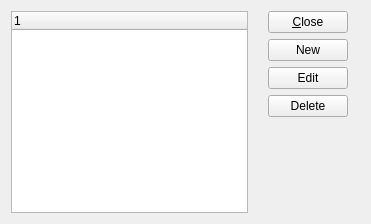
<?xml version="1.0" encoding="UTF-8"?>
<ui version="4.0">
 <comment>This file is part of the xTuple ERP: PostBooks Edition, a free and
open source Enterprise Resource Planning software suite,
Copyright (c) 1999-2014 by OpenMFG LLC, d/b/a xTuple.
It is licensed to you under the Common Public Attribution License
version 1.0, the full text of which (including xTuple-specific Exhibits)
is available at www.xtuple.com/CPAL.  By using this software, you agree
to be bound by its terms.</comment>
 <class>qreleasecodes</class>
 <widget class="QWidget" name="qreleasecodes">
  <property name="geometry">
   <rect>
    <x>0</x>
    <y>0</y>
    <width>371</width>
    <height>224</height>
   </rect>
  </property>
  <property name="windowTitle">
   <string>Quality Release Codes</string>
  </property>
  <layout class="QGridLayout" name="gridLayout">
   <item row="1" column="1">
    <layout class="QHBoxLayout" name="horizontalLayout_2">
     <item>
      <layout class="QVBoxLayout" name="verticalLayout">
       <property name="leftMargin">
        <number>14</number>
       </property>
       <property name="rightMargin">
        <number>12</number>
       </property>
       <item>
        <widget class="QPushButton" name="_close">
         <property name="text">
          <string>&amp;Close</string>
         </property>
        </widget>
       </item>
       <item>
        <widget class="QPushButton" name="_newBtn">
         <property name="text">
          <string>New</string>
         </property>
        </widget>
       </item>
       <item>
        <widget class="QPushButton" name="_editBtn">
         <property name="text">
          <string>Edit</string>
         </property>
        </widget>
       </item>
       <item>
        <widget class="QPushButton" name="_deleteBtn">
         <property name="text">
          <string>Delete</string>
         </property>
        </widget>
       </item>
       <item>
        <spacer name="verticalSpacer">
         <property name="orientation">
          <enum>Qt::Vertical</enum>
         </property>
         <property name="sizeHint" stdset="0">
          <size>
           <width>20</width>
           <height>40</height>
          </size>
         </property>
        </spacer>
       </item>
      </layout>
     </item>
    </layout>
   </item>
   <item row="1" column="0">
    <widget class="XTreeWidget" name="_list"/>
   </item>
  </layout>
 </widget>
 <customwidgets>
  <customwidget>
   <class>XTreeWidget</class>
   <extends>QTreeWidget</extends>
   <header>xtreewidget.h</header>
   <container>1</container>
  </customwidget>
 </customwidgets>
 <tabstops>
  <tabstop>_list</tabstop>
  <tabstop>_newBtn</tabstop>
  <tabstop>_editBtn</tabstop>
  <tabstop>_deleteBtn</tabstop>
  <tabstop>_close</tabstop>
 </tabstops>
 <resources/>
 <connections/>
</ui>
